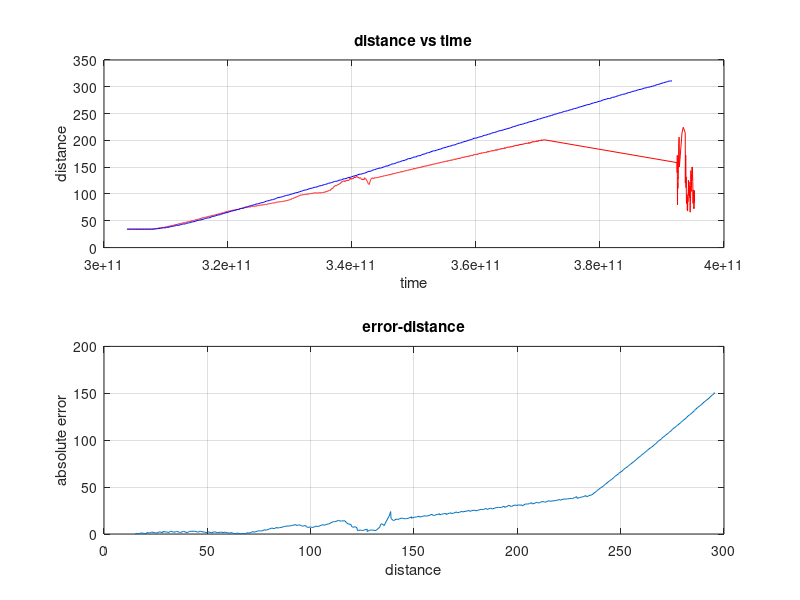
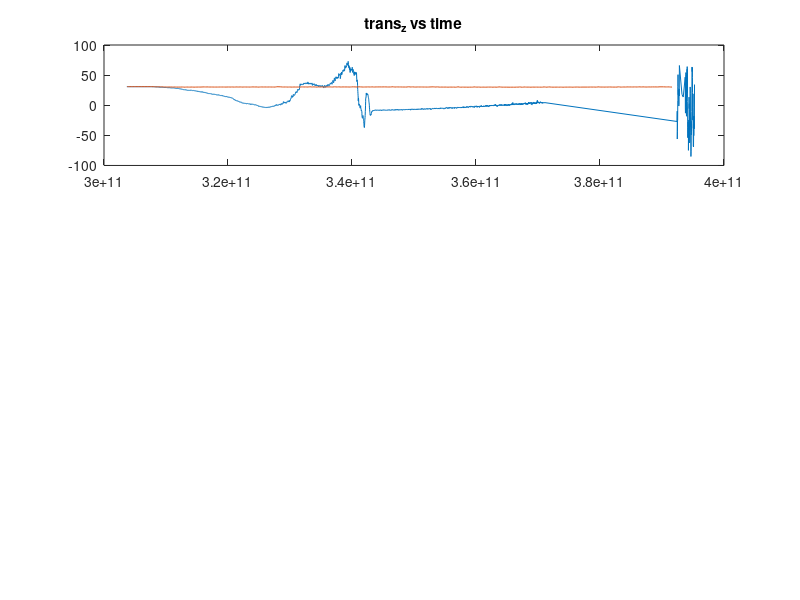

Source code (MATLAB) for these figures, in order:
polhemus=load('s_Polh_tf.txt');     #Load data from Polhemus  (tf2_msgs/TFMessage)
ts=load('s_ts_pose.txt');           #Load data from total station (geometry_msgs/PoseStamped= std_msgs/Header+geometry_msgs/Pose)
                                    #geometry_msgs/Pose= geometry_msgs/Point + geometry_msgs/Quaternion 
tstimedata=load('s_ts_data.txt');        #Load time data. It needs to be loaded from ts_data                      
                          
                       
 NUMDATAPOLH=4138;             #Number of data from the two different sensors.
 NUMDATATS=356;                                                                
cte=1423458500000000000*ones(NUMDATAPOLH,1);     #This constant may be changed with different data!!!!
              
              
#Polhemus data
trans_x_polh=polhemus(:,4);
trans_x_polh=trans_x_polh*2.54;               #inches-->cm


trans_y_polh=polhemus(:,5);
trans_y_polh=trans_y_polh*2.54;               

trans_z_polh=polhemus(:,6);
trans_z_polh=trans_z_polh*2.54;

time_polh=polhemus(:,3)-cte;                  #cte is used to scale the plot


totaltranspolh=sqrt(trans_x_polh.^2 + trans_y_polh.^2 + trans_z_polh.^2);



#Total station data  

time_ts=tstimedata(:,1)-cte(1:NUMDATATS,1);        #cte is used to scale the plot

trans_x_ts=100*ts(:,4);                      #meters->cm
offsetx=trans_x_ts(2)-trans_x_polh(2);        #offset
offsetvectorx=offsetx*ones(NUMDATATS,1);
trans_x_ts=trans_x_ts-offsetvectorx;

trans_y_ts=100*ts(:,5); 
offsety=trans_y_ts(2)-trans_y_polh(2);        
offsetvectory=offsety*ones(NUMDATATS,1);
trans_y_ts=trans_y_ts-offsetvectory;

trans_z_ts=100*ts(:,6);
offsetz=trans_z_ts(2)-trans_z_polh(2);        
offsetvectorz=offsetz*ones(NUMDATATS,1);
trans_z_ts=trans_z_ts-offsetvectorz;


totaltransts=sqrt(trans_x_ts.^2+trans_y_ts.^2+trans_z_ts.^2);


#Error
trans_polh_interpx=interp1(time_polh,trans_x_polh,time_ts); #data from polhemus sensor are interpolated in order to find the error with a simple substraction
errorx=trans_x_ts-trans_polh_interpx;

trans_polh_interpy=interp1(time_polh,trans_y_polh,time_ts); 
errory=trans_y_ts-trans_polh_interpy;

trans_polh_interpz=interp1(time_polh,trans_z_polh,time_ts); 
errorz=trans_z_ts-trans_polh_interpz;

totaltransinterp=interp1(time_polh,totaltranspolh,time_ts); 
errortotal=abs(totaltransts-totaltransinterp);              #absolute diference between both sensors
 
#Graphics  #Maybe one without removing the offset

figure
subplot(2,1,1); plot(time_polh,totaltranspolh,'r'); title('distance vs time'); xlabel('time'); ylabel('distance'); hold on; grid on;
plot(time_ts,totaltransts, 'b'); hold off;
subplot(2,1,2); plot( trans_x_ts, errortotal);title('error-distance'); grid on; xlabel('distance'); ylabel('absolute error');
#subplot(3,1,2); plot(time_ts,errortotal); title('error-time'); This plot is a bit useless



#subplot(3,1,1); plot(time_polh,trans_x_polh); title('trans_x vs time'); hold on;
#plot(time_ts,trans_x_ts); hold off;
#subplot(3,1,2); plot(time_ts,errorx); title('error-time');
#subplot(3,1,3); plot(trans_x_ts, errorx);

#subplot(3,3,4); plot(time_polh,trans_y_polh); title('trans_y vs time'); hold on;
#plot(time_ts,trans_y_ts); hold off;
#subplot(3,3,5); plot(time_ts,errory); title('error-time');
#subplot(3,3,6); plot(trans_y_ts, errory);


figure
subplot(3,1,1); plot(time_polh,trans_z_polh); title('trans_z vs time'); hold on;
plot(time_ts,trans_z_ts); hold off;
#subplot(3,1,2); plot(time_ts,errorz); title('error-time');
#subplot(3,1,3); plot(trans_z_ts, errorz);






